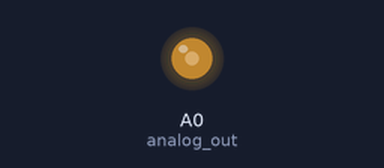
The program below on a simulated CircuitPython board. On the bench: output pins drawn as LEDs (lit = HIGH).

Above: at 0.05 s.
Timing chart, 0 to 7.2 s (numbered marks = the images above):
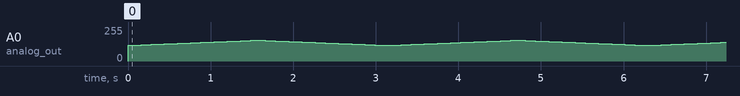

The program:

code.py
```python
# CircuitPython IO demo - analog output
import time
import board
from analogio import AnalogOut

analog_out = AnalogOut(board.A0)

while True:
    # Count up from 0 to 65535, with 64 increment
    # which ends up corresponding to the DAC's 10-bit range
    for i in range(30000, 40000, 64):
        analog_out.value = i
        time.sleep(0.01)

    for i in reversed(range(30000, 40000, 64)):
        analog_out.value = i
        time.sleep(0.01)
```
